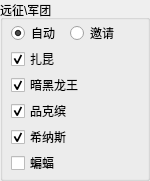
     <widget class="QGroupBox" name="groupBox_10">
      <property name="geometry">
       <rect>
        <x>5</x>
        <y>320</y>
        <width>150</width>
        <height>181</height>
       </rect>
      </property>
      <property name="title">
       <string>远征\军团</string>
      </property>
      <widget class="QRadioButton" name="daily_task_jh_3">
       <property name="enabled">
        <bool>true</bool>
       </property>
       <property name="geometry">
        <rect>
         <x>11</x>
         <y>25</y>
         <width>47</width>
         <height>16</height>
        </rect>
       </property>
       <property name="font">
        <font>
         <family>宋体</family>
         <pointsize>9</pointsize>
         <weight>50</weight>
         <bold>false</bold>
        </font>
       </property>
       <property name="cursor">
        <cursorShape>PointingHandCursor</cursorShape>
       </property>
       <property name="text">
        <string>自动</string>
       </property>
       <property name="checked">
        <bool>true</bool>
       </property>
      </widget>
      <widget class="QRadioButton" name="daily_task_jh_4">
       <property name="enabled">
        <bool>true</bool>
       </property>
       <property name="geometry">
        <rect>
         <x>70</x>
         <y>25</y>
         <width>47</width>
         <height>16</height>
        </rect>
       </property>
       <property name="font">
        <font>
         <family>宋体</family>
         <pointsize>9</pointsize>
         <weight>50</weight>
         <bold>false</bold>
        </font>
       </property>
       <property name="cursor">
        <cursorShape>PointingHandCursor</cursorShape>
       </property>
       <property name="text">
        <string>邀请</string>
       </property>
       <property name="checked">
        <bool>false</bool>
       </property>
      </widget>
      <widget class="QCheckBox" name="LINK_YZ_ZK_2">
       <property name="enabled">
        <bool>true</bool>
       </property>
       <property name="geometry">
        <rect>
         <x>11</x>
         <y>51</y>
         <width>47</width>
         <height>16</height>
        </rect>
       </property>
       <property name="font">
        <font>
         <family>宋体</family>
         <pointsize>9</pointsize>
         <weight>50</weight>
         <bold>false</bold>
        </font>
       </property>
       <property name="cursor">
        <cursorShape>PointingHandCursor</cursorShape>
       </property>
       <property name="text">
        <string>扎昆</string>
       </property>
       <property name="checked">
        <bool>true</bool>
       </property>
      </widget>
      <widget class="QCheckBox" name="LINK_YZ_LW_2">
       <property name="enabled">
        <bool>true</bool>
       </property>
       <property name="geometry">
        <rect>
         <x>11</x>
         <y>77</y>
         <width>71</width>
         <height>16</height>
        </rect>
       </property>
       <property name="font">
        <font>
         <family>宋体</family>
         <pointsize>9</pointsize>
         <weight>50</weight>
         <bold>false</bold>
        </font>
       </property>
       <property name="cursor">
        <cursorShape>PointingHandCursor</cursorShape>
       </property>
       <property name="text">
        <string>暗黑龙王</string>
       </property>
       <property name="checked">
        <bool>true</bool>
       </property>
      </widget>
      <widget class="QCheckBox" name="LINK_YZ_PKB_2">
       <property name="enabled">
        <bool>true</bool>
       </property>
       <property name="geometry">
        <rect>
         <x>11</x>
         <y>103</y>
         <width>59</width>
         <height>16</height>
        </rect>
       </property>
       <property name="font">
        <font>
         <family>宋体</family>
         <pointsize>9</pointsize>
         <weight>50</weight>
         <bold>false</bold>
        </font>
       </property>
       <property name="cursor">
        <cursorShape>PointingHandCursor</cursorShape>
       </property>
       <property name="text">
        <string>品克缤</string>
       </property>
       <property name="checked">
        <bool>true</bool>
       </property>
      </widget>
      <widget class="QCheckBox" name="LINK_YZ_XNS_2">
       <property name="enabled">
        <bool>true</bool>
       </property>
       <property name="geometry">
        <rect>
         <x>11</x>
         <y>129</y>
         <width>59</width>
         <height>16</height>
        </rect>
       </property>
       <property name="font">
        <font>
         <family>宋体</family>
         <pointsize>9</pointsize>
         <weight>50</weight>
         <bold>false</bold>
        </font>
       </property>
       <property name="cursor">
        <cursorShape>PointingHandCursor</cursorShape>
       </property>
       <property name="text">
        <string>希纳斯</string>
       </property>
       <property name="checked">
        <bool>true</bool>
       </property>
      </widget>
      <widget class="QCheckBox" name="LINK_YZ_BH_2">
       <property name="enabled">
        <bool>true</bool>
       </property>
       <property name="geometry">
        <rect>
         <x>11</x>
         <y>155</y>
         <width>47</width>
         <height>16</height>
        </rect>
       </property>
       <property name="font">
        <font>
         <family>宋体</family>
         <pointsize>9</pointsize>
         <weight>50</weight>
         <bold>false</bold>
        </font>
       </property>
       <property name="cursor">
        <cursorShape>ForbiddenCursor</cursorShape>
       </property>
       <property name="text">
        <string>蝙蝠</string>
       </property>
       <property name="checkable">
        <bool>false</bool>
       </property>
       <property name="checked">
        <bool>false</bool>
       </property>
      </widget>
     </widget>
